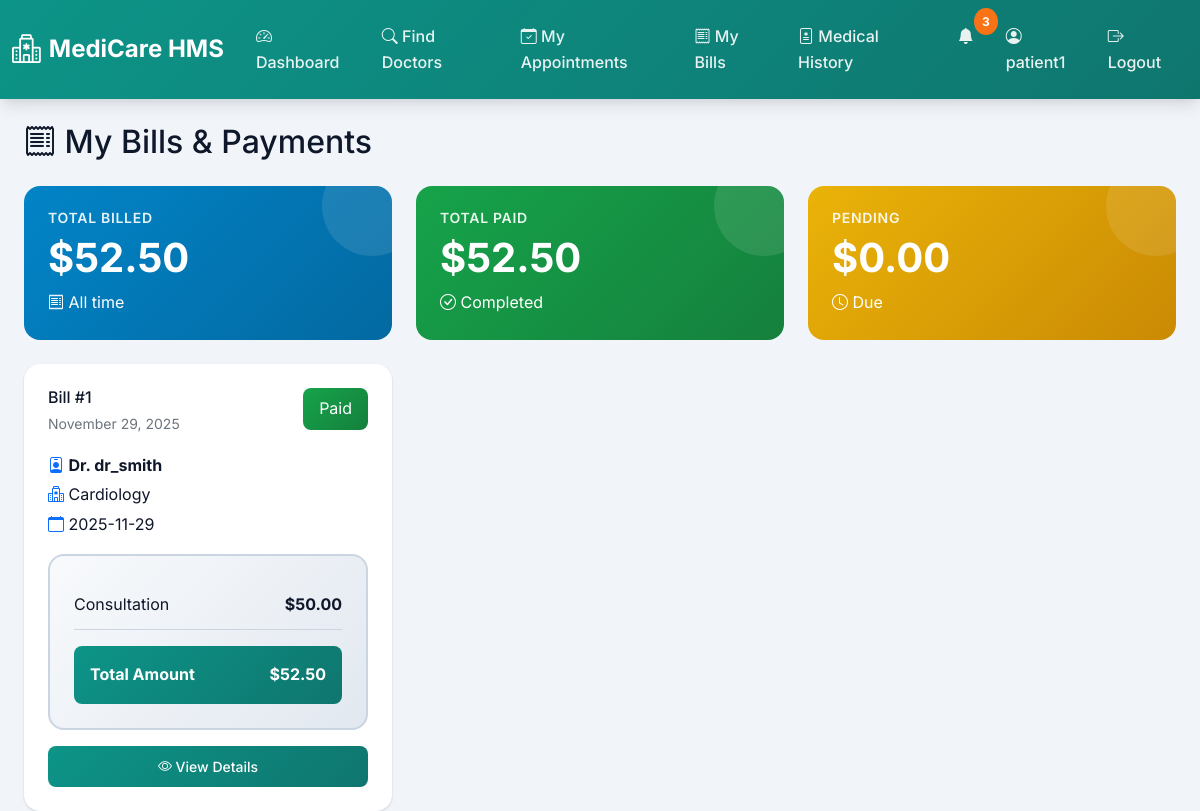
The app's page /patient/bills (signed in) with its own data.
### models.py (models this page shows, shortened)
class Bill(db.Model):
    __tablename__ = 'bills'
    id = db.Column(db.Integer, primary_key=True)
    appointment_id = db.Column(db.Integer, db.ForeignKey('appointments.id'), nullable=False)
    patient_id = db.Column(db.Integer, db.ForeignKey('patients.id'), nullable=False)
    doctor_id = db.Column(db.Integer, db.ForeignKey('doctors.id'), nullable=False)
    consultation_fee = db.Column(db.Float, default=0.0)
    lab_charges = db.Column(db.Float, default=0.0)
    medicine_charges = db.Column(db.Float, default=0.0)
    procedure_charges = db.Column(db.Float, default=0.0)
    other_charges = db.Column(db.Float, default=0.0)
    subtotal = db.Column(db.Float, default=0.0)
    tax_amount = db.Column(db.Float, default=0.0)
    discount_amount = db.Column(db.Float, default=0.0)
    total_amount = db.Column(db.Float, default=0.0)
    payment_status = db.Column(db.String(20), default='Pending')  # Pending, Paid, Cancelled
    payment_method = db.Column(db.String(50))  # Cash, Card, Insurance, Online
    payment_date = db.Column(db.DateTime)
    transaction_id = db.Column(db.String(100))
    insurance_claimed = db.Column(db.Boolean, default=False)
    insurance_amount = db.Column(db.Float, default=0.0)
    notes = db.Column(db.Text)
    created_at = db.Column(db.DateTime, default=datetime.utcnow)
    updated_at = db.Column(db.DateTime, default=datetime.utcnow, onupdate=datetime.utcnow)
    appointment = db.relationship('Appointment', backref='bill')
    patient = db.relationship('Patient', backref='bills')
    doctor = db.relationship('Doctor', backref='bills')

class User(db.Model):
    __tablename__ = 'users'
    id = db.Column(db.Integer, primary_key=True)
    username = db.Column(db.String(80), unique=True, nullable=False)
    password_hash = db.Column(db.String(255), nullable=False)
    email = db.Column(db.String(120), unique=True, nullable=False)
    phone = db.Column(db.String(20))
    role = db.Column(db.String(20), nullable=False)  # admin, doctor, patient
    full_name = db.Column(db.String(150))
    date_of_birth = db.Column(db.Date)
    gender = db.Column(db.String(10))
    address = db.Column(db.Text)
    profile_image = db.Column(db.String(255))
    is_active = db.Column(db.Boolean, default=True)
    created_at = db.Column(db.DateTime, default=datetime.utcnow)
    last_login = db.Column(db.DateTime)

class Doctor(db.Model):
    __tablename__ = 'doctors'
    id = db.Column(db.Integer, primary_key=True)
    user_id = db.Column(db.Integer, db.ForeignKey('users.id'), nullable=False)
    specialization = db.Column(db.String(100), nullable=False)
    rating = db.Column(db.Float, default=0.0)
    license_number = db.Column(db.String(50))
    qualifications = db.Column(db.Text)
    experience_years = db.Column(db.Integer)
    consultation_fee = db.Column(db.Float, default=0.0)
    bio = db.Column(db.Text)
    department = db.Column(db.String(100))
    room_number = db.Column(db.String(20))
    user = db.relationship('User', backref='doctor_profile')
    availabilities = db.relationship('Availability', backref='doctor', lazy=True, cascade='all, delete-orphan')
    appointments = db.relationship('Appointment', backref='doctor', lazy=True)

class Appointment(db.Model):
    __tablename__ = 'appointments'
    id = db.Column(db.Integer, primary_key=True)
    doctor_id = db.Column(db.Integer, db.ForeignKey('doctors.id'), nullable=False)
    patient_id = db.Column(db.Integer, db.ForeignKey('patients.id'), nullable=False)
    appointment_date = db.Column(db.Date, nullable=False)
    appointment_time = db.Column(db.Time, nullable=False)
    status = db.Column(db.String(20), default='Booked')  # Booked, Completed, Cancelled
    created_at = db.Column(db.DateTime, default=datetime.utcnow)
    treatment = db.relationship('Treatment', backref='appointment', uselist=False, cascade='all, delete-orphan')
    rating = db.relationship('Rating', backref='appointment', uselist=False, cascade='all, delete-orphan')

### routes/patient.py (the view)
@bp.route('/bills')
@role_required('patient')
def bills():
    from models import Bill
    patient = Patient.query.filter_by(user_id=session['user_id']).first()
    bills = Bill.query.filter_by(patient_id=patient.id).order_by(Bill.created_at.desc()).all()
    total_billed = sum(bill.total_amount for bill in bills)
    total_paid = sum(bill.total_amount for bill in bills if bill.payment_status == 'Paid')
    total_pending = sum(bill.total_amount for bill in bills if bill.payment_status == 'Pending')
    return render_template('patient/bills.html',
                         bills=bills,
                         total_billed=total_billed,
                         total_paid=total_paid,
                         total_pending=total_pending)

### app.py (called while the page is built)
@app.context_processor
def inject_notifications():
    if 'user_id' in session:
        from utils.notifications import get_unread_count
        return {'unread_count': get_unread_count(session['user_id'])}
    return {'unread_count': 0}

### utils/auth.py (called while the page is built)
def role_required(role):
    def decorator(f):
        @wraps(f)
        def decorated_function(*args, **kwargs):
            if 'user_id' not in session:
                flash('Please log in to access this page.', 'error')
                return redirect(url_for('shared.login'))
            if session.get('role') != role:
                flash('You do not have permission to access this page.', 'error')
                return redirect(url_for('shared.login'))
            return f(*args, **kwargs)
        return decorated_function
    return decorator

### utils/notifications.py (called while the page is built)
def get_unread_count(user_id):
    return Notification.query.filter_by(user_id=user_id, is_read=False).count()

### templates/patient/bills.html (shortened to what this page needs)
{% extends "base.html" %}
{% block content %}
<div class="container-fluid">
    <h2 class="mb-4"><i class="bi bi-receipt"></i> My Bills & Payments</h2>
    <div class="row g-4 mb-4">
        <div class="col-md-4">
            <div class="stat-card stat-card-info">
                <h5>Total Billed</h5>
                <h2>${{ "%.2f"|format(total_billed) }}</h2>
                <p class="mb-0"><i class="bi bi-receipt"></i> All time</p>
            </div>
        </div>
        <div class="col-md-4">
            <div class="stat-card stat-card-success">
                <h5>Total Paid</h5>
                <h2>${{ "%.2f"|format(total_paid) }}</h2>
                <p class="mb-0"><i class="bi bi-check-circle"></i> Completed</p>
            </div>
        </div>
        <div class="col-md-4">
            <div class="stat-card stat-card-warning">
                <h5>Pending</h5>
                <h2>${{ "%.2f"|format(total_pending) }}</h2>
                <p class="mb-0"><i class="bi bi-clock"></i> Due</p>
            </div>
        </div>
    </div>
    <div class="row g-4">
        {% for bill in bills %}
        <div class="col-md-6 col-lg-4">
            <div class="card hover-card">
                <div class="card-body">
                    <div class="d-flex justify-content-between align-items-start mb-3">
                        <div>
                            <h6 class="mb-1">Bill #{{ bill.id }}</h6>
                            <small class="text-muted">{{ bill.created_at.strftime('%B %d, %Y') }}</small>
                        </div>
                        <span class="payment-status-{{ bill.payment_status.lower() }}">
                            {{ bill.payment_status }}
                        </span>
                    </div>
                    <div class="mb-3">
                        <p class="mb-1"><i class="bi bi-person-badge text-primary"></i> <strong>Dr. {{ bill.doctor.user.username }}</strong></p>
                        <p class="mb-1"><i class="bi bi-hospital text-primary"></i> {{ bill.doctor.specialization }}</p>
                        <p class="mb-0"><i class="bi bi-calendar text-primary"></i> {{ bill.appointment.appointment_date }}</p>
                    </div>
                    <div class="billing-card mb-3">
                        <div class="billing-item">
                            <span>Consultation</span>
                            <strong>${{ "%.2f"|format(bill.consultation_fee) }}</strong>
                        </div>
                        <div class="billing-total">
                            <div class="d-flex justify-content-between">
                                <strong>Total Amount</strong>
                                <strong>${{ "%.2f"|format(bill.total_amount) }}</strong>
                            </div>
                        </div>
                    </div>
                    <div class="d-flex gap-2">
                        <a href="{{ url_for('patient.view_bill', bill_id=bill.id) }}" class="btn btn-primary btn-sm flex-fill">
                            <i class="bi bi-eye"></i> View Details
                        </a>
                    </div>
                </div>
            </div>
        </div>
        {% else %}
        <div class="col-12">
            <div class="alert alert-info">
                <i class="bi bi-info-circle"></i> No bills yet. Bills will appear here after completed appointments.
            </div>
        </div>
        {% endfor %}
    </div>
</div>
{% endblock %}

### static/css/style.css (style rules this page uses)
:root { --primary-color: #0d9488; --primary-dark: #0f766e; --primary-light: #14b8a6; --secondary-color: #7c3aed; --secondary-dark: #6d28d9; --accent-color: #f97316; --danger-color: #dc2626; --warning-color: #eab308; --success-color: #16a34a; --info-color: #0284c7; --dark-bg: #0f172a; --light-bg: #f1f5f9; --card-bg: #ffffff; --text-primary: #0f172a; --text-secondary: #475569; --border-color: #cbd5e1; --shadow: 0 1px 3px 0 rgba(0, 0, 0, 0.1), 0 1px 2px 0 rgba(0, 0, 0, 0.06); --shadow-lg: 0 10px 15px -3px rgba(0, 0, 0, 0.1), 0 4px 6px -2px rgba(0, 0, 0, 0.05); --medical-teal: #0d9488; --medical-purple: #7c3aed; --medical-orange: #f97316; }
* { margin: 0; padding: 0; box-sizing: border-box; }
body { font-family: 'Inter', -apple-system, BlinkMacSystemFont, 'Segoe UI', Roboto, sans-serif; background-color: var(--light-bg); color: var(--text-primary); line-height: 1.6; }
.card { border: none; border-radius: 1rem; box-shadow: var(--shadow); transition: transform 0.3s ease, box-shadow 0.3s ease; background-color: var(--card-bg); }
.card-body { padding: 1.5rem; }
.stat-card { border-radius: 1rem; padding: 1.5rem; color: white; position: relative; overflow: hidden; }
.stat-card::before { content: ''; position: absolute; top: 0; right: 0; width: 100px; height: 100px; background: rgba(255, 255, 255, 0.1); border-radius: 50%; transform: translate(30%, -30%); }
.stat-card-success { background: linear-gradient(135deg, #16a34a 0%, #15803d 100%); }
.stat-card-warning { background: linear-gradient(135deg, #eab308 0%, #ca8a04 100%); }
.stat-card-info { background: linear-gradient(135deg, #0284c7 0%, #0369a1 100%); }
.stat-card h5 { font-size: 0.875rem; font-weight: 600; text-transform: uppercase; letter-spacing: 0.05em; opacity: 0.9; }
.stat-card h2 { font-size: 2.5rem; font-weight: 700; margin: 0.5rem 0; }
.btn { border-radius: 0.5rem; padding: 0.625rem 1.25rem; font-weight: 500; transition: all 0.3s ease; border: none; }
.btn-primary { background: linear-gradient(135deg, var(--medical-teal) 0%, var(--primary-dark) 100%); }
.billing-card { background: linear-gradient(135deg, #f8fafc 0%, #e2e8f0 100%); border-radius: 1rem; padding: 1.5rem; border: 2px solid var(--border-color); }
.billing-item { display: flex; justify-content: space-between; padding: 0.75rem 0; border-bottom: 1px solid var(--border-color); }
.billing-total { background: linear-gradient(135deg, var(--medical-teal) 0%, var(--primary-dark) 100%); color: white; padding: 1rem; border-radius: 0.5rem; margin-top: 1rem; }
.payment-status-paid { background: linear-gradient(135deg, #16a34a 0%, #15803d 100%); color: white; padding: 0.5rem 1rem; border-radius: 0.5rem; display: inline-block; }
* { transition: background-color 0.2s ease, color 0.2s ease; }
.hover-card { transition: all 0.3s ease; }

### records on screen
Bill: id "1", created_at "November 29, 2025", payment_status "Paid", doctor.user.username "dr_smith", doctor.specialization "Cardiology", appointment.appointment_date "2025-11-29", consultation_fee "50.00", total_amount "52.50"

### other values on screen
{{ unread_count }} "3"
{{ session.username }} "patient1"
{{ "%.2f"|format(total_billed) }} "52.50"
{{ "%.2f"|format(total_paid) }} "52.50"
{{ "%.2f"|format(total_pending) }} "0.00"
